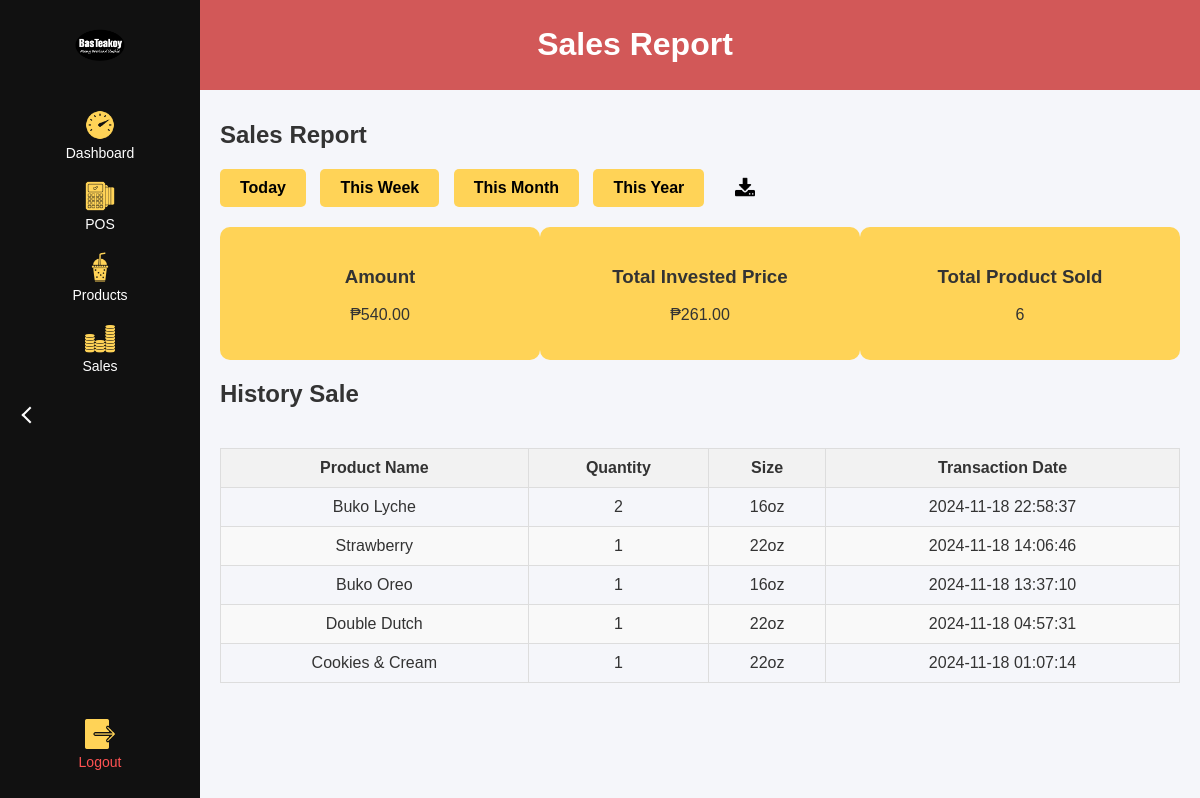
/bkinventory/staff_sales.php (signed in), run on the app's committed database.
### tables this page shows
CREATE TABLE `checkout_transactions` (
  `checkout_transactions_id` int(11) NOT NULL,
  `product_id` int(11) DEFAULT NULL,
  `user_id` int(11) DEFAULT NULL,
  `payment_method` enum('cash','gcash') DEFAULT NULL,
  `product_name` varchar(100) DEFAULT NULL,
  `quantity` int(11) DEFAULT NULL,
  `amount_paid` decimal(10,2) DEFAULT NULL,
  `total_amount` decimal(10,2) DEFAULT NULL,
  `total_invested_price` decimal(10,2) DEFAULT NULL,
  `transaction_date` datetime DEFAULT current_timestamp(),
  `change_amount` decimal(10,2) DEFAULT NULL,
  `size` varchar(20) DEFAULT NULL
);

### bkinventory/staff_sales.php (the view, shortened to what this page needs)
<?php
$con = connection();
$salesData = [
    'total_amount' => 0,
    'total_invested' => 0,
    'quantity_sold' => 0
];
$filter = "today";
$startOfWeek = date("Y-m-d", strtotime('monday this week'));
$startOfMonth = date("Y-m-01");
$startOfYear = date("Y-01-01");
$query = "";
if ($filter == "today") {
    $query = "SELECT SUM(sales_total_amount) as total_amount, SUM(sales_total_invested_price) as total_invested, SUM(sales_quantity_sold) as quantity_sold FROM Sales WHERE DATE(sales_date) = CURDATE()";
} elseif ($filter == "this_week") {
    $query = "SELECT SUM(sales_total_amount) as total_amount, SUM(sales_total_invested_price) as total_invested, SUM(sales_quantity_sold) as quantity_sold FROM Sales WHERE sales_date BETWEEN '$startOfWeek' AND CURDATE()";
} elseif ($filter == "this_month") {
    $query = "SELECT SUM(sales_total_amount) as total_amount, SUM(sales_total_invested_price) as total_invested, SUM(sales_quantity_sold) as quantity_sold FROM Sales WHERE sales_date BETWEEN '$startOfMonth' AND CURDATE()";
} elseif ($filter == "this_year") {
    $query = "SELECT SUM(sales_total_amount) as total_amount, SUM(sales_total_invested_price) as total_invested, SUM(sales_quantity_sold) as quantity_sold FROM Sales WHERE sales_date BETWEEN '$startOfYear' AND CURDATE()";
}
if ($query != "") {
    $result = $con->query($query);
    if ($result->num_rows > 0) {
        $salesData = $result->fetch_assoc();
    } else {
        echo "No sales data found for this period.<br>";
    }
}
function getSalesHistory($filter, $con) {
    $currentDate = date("Y-m-d");
    $sql = "SELECT product_name, quantity, size, transaction_date
            FROM checkout_transactions WHERE ";
    switch ($filter) {
        case 'today':
            $sql .= "DATE(transaction_date) = '$currentDate'";
            break;
    }
    $sql .= " ORDER BY transaction_date DESC";
    $result = $con->query($sql);
    $history = [];
    if ($result->num_rows > 0) {
        while ($row = $result->fetch_assoc()) {
            $history[] = $row;
        }
    }
    return $history;
}
$filter = isset($_GET['filter']) ? $_GET['filter'] : 'today';
$salesHistory = getSalesHistory($filter, $con);
?>
<!DOCTYPE html>
<html lang="en">
<head>
    <link rel="stylesheet" href="css/sales.css">
</head>
<body>
<div class="dashboard-container">
    <div class="sidebar">
            <div class="logo">
                <img src="img/logo.png" alt="Logo">
            </div>
            <div class="toggle-arrow">
                <span class="arrow"></span>
            </div>
            <nav>
                <ul>
                    <li><a href="staff_dashboard.php"><img src="img/dashboard.png" alt="Dashboard"><span>Dashboard</span></a></li>
                    <li><a href="cashier_pos.php"><img src="img/pos.png" alt="POS"><span>POS</span></a></li>
                    <li><a href="staff_products.php"><img src="img/products.png" alt="Products"><span>Products</span></a></li>
                    <li><a href="staff_sales.php"><img src="img/sales.png" alt="Sales"><span>Sales</span></a></li>
                </ul>
            </nav>
            <div class="logout">
                <a href="logout.php" onclick="return confirm('Do you want to logout from this page?');">
                    <img src="img/logout.png" alt="Logout">
                    <span>Logout</span>
                </a>
            </div>
        </div>
        <div class="main-content">
            <div class="dashboard-header">
                <h1>Sales Report</h1>
            </div>
            <div class="sales-report">
                <h2>Sales Report</h2>
                <div class="report-buttons">
                    <form method="POST" action="">
                        <button class="report-btn" name="filter" value="today">Today</button>
                        <button class="report-btn" name="filter" value="this_week">This Week</button>
                        <button class="report-btn" name="filter" value="this_month">This Month</button>
                        <button class="report-btn" name="filter" value="this_year">This Year</button>
                    </form>
                    <div class="download-btn-container">
                        <button class="reportdownload" id="downloadBtn">
                            <img src="img/download-to-storage-drive.png" alt="Download" width="20" height="20">
                        </button>
                    </div>
                </div>
                <div class="sales-summary">
                    <div class="sales-box">
                        <h3>Amount</h3>
                        <p id="amountTotal">₱<?php echo number_format($salesData['total_amount'], 2); ?></p>
                    </div>
                    <div class="sales-box">
                        <h3>Total Invested Price</h3>
                        <p id="total-invested-price">₱<?php echo number_format($salesData['total_invested'], 2); ?></p>
                    </div>
                    <div class="sales-box">
                        <h3>Total Product Sold</h3>
                        <p id="productTotal"><?php echo number_format($salesData['quantity_sold']); ?></p>
                    </div>
                </div>
            </div>
            <div class="sales-history">
                <h2>History Sale</h2>
                <div class="scroll-panel">
                    <table id="salesTable">
                        <thead>
                            <tr>
                                <th>Product Name</th>
                                <th>Quantity</th>
                                <th>Size</th>
                                <th>Transaction Date</th>
                            </tr>
                        </thead>
                        <tbody>
                            <?php foreach ($salesHistory as $history): ?>
                            <tr>
                                <td><?php echo $history['product_name']; ?></td>
                                <td><?php echo $history['quantity']; ?></td>
                                <td><?php echo $history['size']; ?></td>
                                <td><?php echo $history['transaction_date']; ?></td>
                            </tr>
                            <?php endforeach; ?>
                        </tbody>
                    </table>
                </div>
            </div>
    </div>
</body>
</html>

### bkinventory/css/sales.css (style rules this page uses)
body { margin: 0; padding: 0; font-family: Arial, sans-serif; background: #f5f6fa; color: #333; height: 100vh; overflow: hidden; }
.dashboard-container { display: flex; height: 100vh; width: 100vw; }
.sidebar { position: fixed; top: 0; left: 0; width: 60px; height: 100%; background: #111; color: #fff; overflow: hidden; transition: width 0.3s ease-in-out; z-index: 999; }
.sidebar .toggle-arrow { position: absolute; top: 50%; left: 0; width: 60px; height: 30px; background-color: #111; display: flex; justify-content: center; align-items: center; cursor: pointer; z-index: 10; transition: background 0.3s ease-in-out; }
.sidebar .toggle-arrow .arrow { width: 10px; height: 10px; border-left: 2px solid #fff; border-bottom: 2px solid #fff; transform: rotate(45deg); }
.sidebar .logo { text-align: center; padding: 15px 0; display: flex; justify-content: center; align-items: center; height: 60px; }
.sidebar .logo img { width: 100%; max-width: 50px; object-fit: contain; }
.sidebar nav ul { list-style: none; padding: 0; margin: 20px 0; }
.sidebar nav ul li { margin-bottom: 20px; text-align: center; }
.sidebar nav ul li a { text-decoration: none; color: #fff; display: flex; align-items: center; justify-content: center; flex-direction: column; transition: background 0.3s ease-in-out, color 0.3s; }
.sidebar nav ul li a img { width: 30px; margin-bottom: 5px; }
.sidebar nav ul li a span { font-size: 14px; display: none; opacity: 0; transition: opacity 0.3s ease-in-out; }
.sidebar .logout { position: absolute; bottom: 20px; width: 100%; text-align: center; }
.sidebar .logout a { text-decoration: none; color: #ff5252; display: flex; align-items: center; justify-content: center; flex-direction: column; padding: 10px; transition: background 0.3s ease-in-out, color 0.3s; }
.sidebar .logout a img { width: 30px; margin-bottom: 5px; }
.sidebar .logout a span { font-size: 14px; display: none; opacity: 0; transition: opacity 0.3s ease-in-out; }
.main-content { flex: 1; padding: 20px; margin-left: 60px; transition: margin-left 0.3s ease-in-out; }
.main-content { margin-left: 60px; }
.dashboard-header { background-color: #D25858; color: white; padding: 5px; text-align: center; position: fixed; width: calc(100% - 60px); top: 0; left: 60px; z-index: 2; }
.main-content { margin-top: 70px; }
.main-content { flex: 1; padding: 20px; margin-left: 60px; margin-top: 1px; height: calc(100vh - 70px); overflow: hidden; transition: margin-left 0.3s ease-in-out; }
.dashboard-header { position: fixed; top: 0; left: 60px; width: calc(100% - 60px); z-index: 2; transition: left 0.3s ease-in-out, width 0.3s ease-in-out; }
.sales-report h2 { font-size: 24px; margin-bottom: 20px; margin-top: 100px; }
.report-buttons { margin-bottom: 20px; }
.report-btn { background-color: #000; color: #FFD357; border: none; padding: 10px 20px; margin-right: 10px; cursor: pointer; transition: background-color 0.3s ease; transition: opacity 0.3s ease; border-radius: 4px; font-weight: bold; }
.sales-summary { display: flex; justify-content: space-between; margin-bottom: 20px; }
.sales-box { background-color: #FFD357; padding: 20px; border-radius: 10px; width: 30%; text-align: center; }
#salesTable { width: 100%; border-collapse: collapse; margin-top: 20px; }
#salesTable th, #salesTable td { border: 1px solid #ddd; padding: 10px; text-align: center; }
#salesTable th { background-color: #f2f2f2; color: #333; }
#salesTable tr:nth-child(even) { background-color: #f9f9f9; }
.report-buttons { display: flex; align-items: center; gap: 10px; }
.report-btn { padding: 10px 20px; background-color: #FFD357; color: rgb(0, 0, 0); border: none; cursor: pointer; font-size: 16px; border-radius: 5px; transition: background-color 0.3s ease; }
.reportdownload { background: none; border: none; cursor: pointer; display: inline-flex; align-items: center; }
.reportdownload img { margin-left: 5px; }

### bkinventory/staff_sales.php (style rules this page uses)
.scroll-panel { max-height: 400px; overflow-y: auto; }

### data on the page
checkout_transactions: product_name "Buko Lyche", quantity "2", size "16oz", transaction_date "2024-11-18 22:58:37"
checkout_transactions: product_name "Strawberry", quantity "1", size "22oz", transaction_date "2024-11-18 14:06:46"
checkout_transactions: product_name "Buko Oreo", quantity "1", size "16oz", transaction_date "2024-11-18 13:37:10"
checkout_transactions: product_name "Double Dutch", quantity "1", size "22oz", transaction_date "2024-11-18 04:57:31"
checkout_transactions: product_name "Cookies & Cream", quantity "1", size "22oz", transaction_date "2024-11-18 01:07:14"

### other printed values
$salesData['total_amount'] "540.00"
$salesData['total_invested'] "261.00"
$salesData['quantity_sold'] "6"
